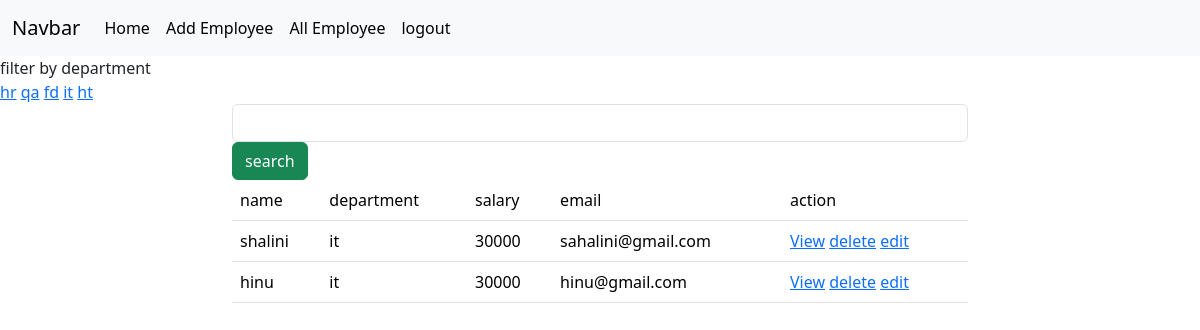
The page /employees/all?department=it (signed in) on the database its author committed.
### crm/models.py (models this page shows, shortened)
class Employees(models.Model):
    name=models.CharField(max_length=200)
    department=models.CharField(max_length=200)
    salary=models.PositiveIntegerField()
    email=models.EmailField(unique=True)
    age=models.PositiveIntegerField()
    contact=models.CharField(max_length=12,null=True)
    profile_pic=models.ImageField(upload_to="image",null=True,blank=True)
    dob=models.DateField(null=True,blank=True)

### crm/views.py (the view, shortened to what this page needs)
# urls.py: path('employees/all',views.EmployeeListView.as_view(),name="emp-all"),
@method_decorator(signin_requried,name="dispatch")
class EmployeeListView(View):
    def get(self,request,*args,**kwargs):
       qs=Employees.objects.all()
       departments=Employees.objects.all().values_list("department",flat=True).distinct()
       print(departments)
       if "department" in request.GET:
           dept=request.GET.get("department")
           qs=qs.filter(department__iexact=dept)
       return render(request,"emp_list.html",{"data":qs,"departments":departments})

### crm/views.py (called while the page is built)
def signin_requried(fn):
    def wrapper(request,*args,**kwargs):
        if not request.user.is_authenticated:
            messages.error(request,"invalid session")
            return redirect("signin")
        else:
            return fn(request,*args,**kwargs)
    return wrapper

### crm/templates/emp_list.html (shortened to what this page needs)
{%extends 'base.html'%}
{%block body_block%}
<div>
    filter by department
</div>
<div>
    {%for dep in departments%}
    <a href="{%url 'emp-all'%}?department={{dep}}">{{dep}}</a>
    {%endfor%}
</div>
<div class="container">
    <div class="row">
        <div class="col-2"></div>
        <div class="col-8">
            <form action="" method="post">
                <input type="text" name="box" class="form-control">
                <button type="submit" class="btn btn-success">search</button>
            </form>
        </div>
        <div class="col-2"></div>
    </div>
</div>
<div class="container">
    <div class="row">
        <div class="col-2"></div>
        <div class="col-8">
            <table class="table">
                <tr>
                    <td>name</td>
                    <td>department</td>
                    <td>salary</td>
                    <td>email</td>
                    <td>action</td>
                </tr>
                {%for emp in data%}
                <tr>
                    <td>{{emp.name}}</td>
                    <td>{{emp.department}}</td>
                    <td>{{emp.salary}}</td>
                    <td>{{emp.email}}</td>
                    <td>
                        <a href="{%url 'emp-detail' emp.id%}">View</a>
                        <a href="{%url 'emp-delete' emp.id%}">delete</a>
                        <a href="{%url 'emp-edit' emp.id%}">edit</a>
                    </td>
                </tr>
                {%endfor%}
            </table>
        </div>
        <div class="col-2"></div>
    </div>
</div>
{%endblock%}

### rows shown on the page
Employees: name "shalini", department "it", salary "30000", email "sahalini@gmail.com"
Employees: name "hinu", department "it", salary "30000", email "hinu@gmail.com"

### other values the page prints
{{ dep }} "hr" "qa" "fd" "it" "ht"
